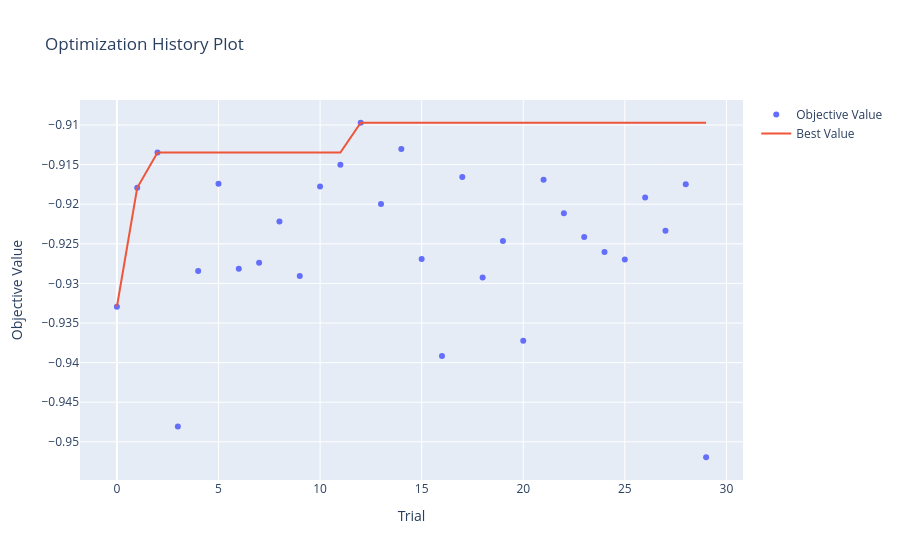
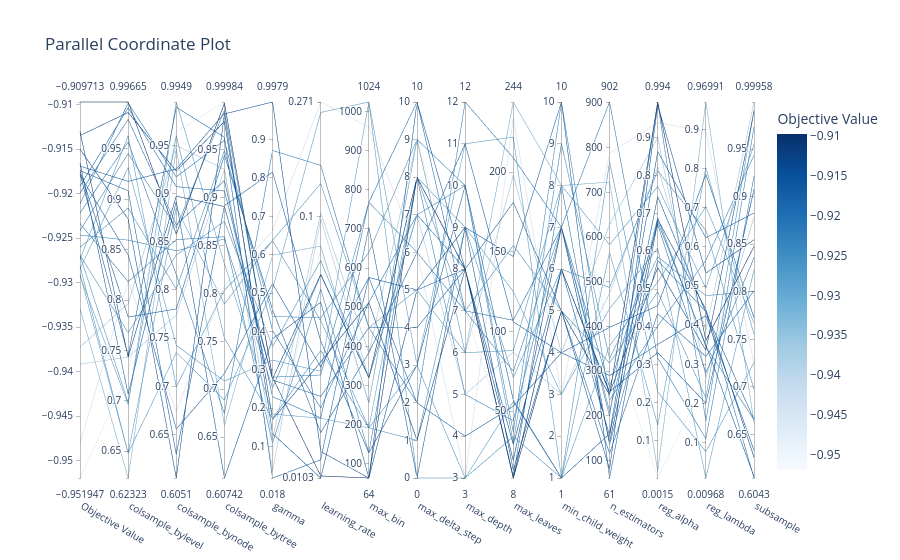
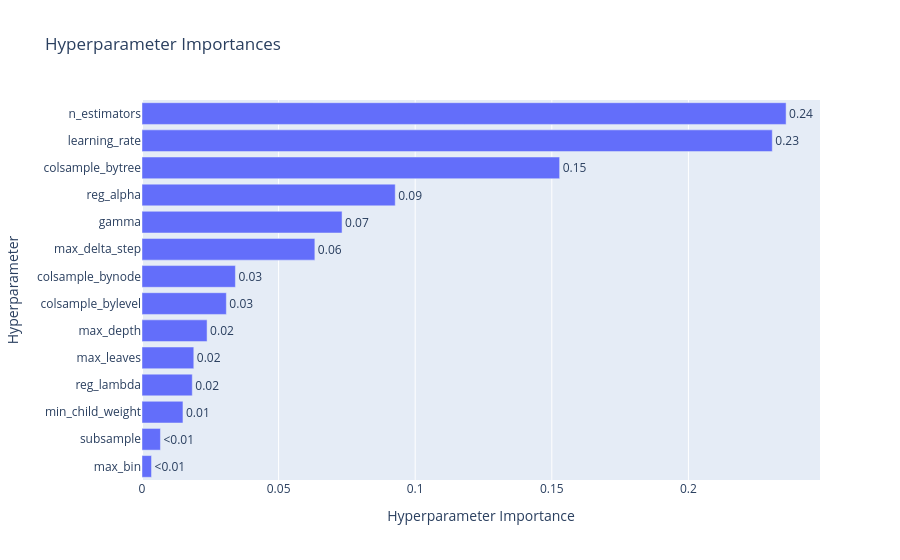

Notebook code cell kept with these figures, in order:
### Code cell
visualization(xgb_model, xgb_study)
print('Initial_result')
initial_resutl(xgb_model)

### Figure 1 — Plotly figure (JSON) as saved in the notebook; plotly's stock layout.template omitted (floating-point values rounded to 4 significant figures)
{"data": [{"mode": "markers", "name": "Objective Value", "type": "scatter", "x": [0, 1, 2, 3, 4, 5, 6, 7, 8, 9, 10, 11, 12, 13, 14, 15, 16, 17, 18, 19, 20, 21, 22, 23, 24, 25, 26, 27, 28, 29], "y": [-0.9329, -0.9179, -0.9135, -0.9481, -0.9284, -0.9174, -0.9281, -0.9274, -0.9222, -0.9291, -0.9178, -0.915, -0.9097, -0.92, -0.913, -0.9269, -0.9392, -0.9166, -0.9292, -0.9247, -0.9372, -0.9169, -0.9211, -0.9242, -0.926, -0.927, -0.9192, -0.9234, -0.9175, -0.9519]}, {"mode": "lines", "name": "Best Value", "type": "scatter", "x": [0, 1, 2, 3, 4, 5, 6, 7, 8, 9, 10, 11, 12, 13, 14, 15, 16, 17, 18, 19, 20, 21, 22, 23, 24, 25, 26, 27, 28, 29], "y": [-0.9329, -0.9179, -0.9135, -0.9135, -0.9135, -0.9135, -0.9135, -0.9135, -0.9135, -0.9135, -0.9135, -0.9135, -0.9097, -0.9097, -0.9097, -0.9097, -0.9097, -0.9097, -0.9097, -0.9097, -0.9097, -0.9097, -0.9097, -0.9097, -0.9097, -0.9097, -0.9097, -0.9097, -0.9097, -0.9097]}, {"marker": {"color": "#cccccc"}, "mode": "markers", "name": "Infeasible Trial", "showlegend": false, "type": "scatter", "x": [], "y": []}], "layout": {"autosize": true, "title": {"text": "Optimization History Plot"}, "xaxis": {"autorange": true, "range": [-1.773, 30.77], "title": {"text": "Trial"}, "type": "linear"}, "yaxis": {"autorange": true, "range": [-0.9554, -0.9062], "title": {"text": "Objective Value"}, "type": "linear"}}}

### Figure 2 — Plotly figure (JSON) as saved in the notebook; plotly's stock layout.template omitted (floating-point values rounded to 4 significant figures)
{"data": [{"dimensions": [{"label": "Objective Value", "range": [-0.9519, -0.9097], "values": [-0.9329, -0.9179, -0.9135, -0.9481, -0.9284, -0.9174, -0.9281, -0.9274, -0.9222, -0.9291, -0.9178, -0.915, -0.9097, -0.92, -0.913, -0.9269, -0.9392, -0.9166, -0.9292, -0.9247, -0.9372, -0.9169, -0.9211, -0.9242, -0.926, -0.927, -0.9192, -0.9234, -0.9175, -0.9519]}, {"label": "colsample_bylevel", "range": [0.6232, 0.9966], "values": [0.6232, 0.8447, 0.9863, 0.8187, 0.9315, 0.9085, 0.6478, 0.963, 0.957, 0.6479, 0.7445, 0.8804, 0.9966, 0.9793, 0.7434, 0.7676, 0.7434, 0.7066, 0.6963, 0.8595, 0.7963, 0.9178, 0.9955, 0.9454, 0.8914, 0.6981, 0.9908, 0.8183, 0.7831, 0.7278]}, {"label": "colsample_bynode", "range": [0.6051, 0.9949], "values": [0.9465, 0.6558, 0.9234, 0.6739, 0.7427, 0.6296, 0.8853, 0.6997, 0.8157, 0.735, 0.9894, 0.6051, 0.8579, 0.8677, 0.8973, 0.8363, 0.774, 0.8918, 0.9949, 0.8407, 0.9499, 0.9256, 0.9173, 0.8644, 0.8008, 0.9601, 0.9071, 0.8522, 0.7803, 0.9638]}, {"label": "colsample_bytree", "range": [0.6074, 0.9998], "values": [0.6624, 0.7165, 0.9796, 0.808, 0.7085, 0.8916, 0.7889, 0.8034, 0.6746, 0.6888, 0.9631, 0.9874, 0.9986, 0.9179, 0.8908, 0.8752, 0.9295, 0.6074, 0.831, 0.8569, 0.9294, 0.9881, 0.9598, 0.9912, 0.9492, 0.7531, 0.907, 0.8593, 0.9442, 0.9998]}, {"label": "gamma", "range": [0.01796, 0.9979], "values": [0.5987, 0.5248, 0.1705, 0.6625, 0.3253, 0.8155, 0.6376, 0.6364, 0.8715, 0.5107, 0.01796, 0.9979, 0.28, 0.2298, 0.2768, 0.3607, 0.03828, 0.3806, 0.1849, 0.2525, 0.1184, 0.1336, 0.4019, 0.2808, 0.439, 0.1733, 0.2735, 0.1093, 0.4563, 0.07711]}, {"label": "learning_rate", "range": [-1.988, -0.5678], "ticktext": ["0.0103", "0.1", "0.271"], "tickvals": [-1.988, -1, -0.5678], "values": [-1.112, -1.568, -1.55, -0.5678, -1.585, -1.471, -0.8762, -1.394, -0.8073, -0.6072, -1.92, -1.888, -1.981, -1.761, -1.219, -1.167, -1.01, -1.324, -1.763, -1.221, -0.9861, -1.988, -1.724, -1.599, -1.383, -1.506, -1.68, -1.275, -1.817, -1.127]}, {"label": "max_bin", "range": [64, 1024], "values": [256, 576, 512, 960, 1024, 128, 448, 192, 448, 1024, 704, 64, 64, 768, 320, 320, 320, 64, 192, 320, 384, 576, 512, 768, 640, 192, 448, 128, 384, 256]}, {"label": "max_delta_step", "range": [0, 10], "values": [9, 2, 1, 6, 0, 3, 5, 3, 2, 3, 0, 5, 8, 10, 8, 8, 7, 10, 8, 7, 9, 5, 7, 6, 9, 1, 4, 8, 6, 9]}, {"label": "max_depth", "range": [3, 12], "values": [6, 4, 8, 3, 3, 10, 6, 3, 12, 11, 9, 9, 8, 7, 8, 7, 5, 8, 9, 10, 6, 8, 8, 7, 10, 9, 8, 5, 11, 7]}, {"label": "max_leaves", "range": [8, 244], "values": [244, 53, 19, 234, 56, 57, 88, 34, 209, 222, 147, 13, 8, 107, 8, 154, 87, 8, 125, 37, 198, 29, 9, 75, 30, 71, 181, 44, 106, 21]}, {"label": "min_child_weight", "range": [1, 10], "values": [8, 4, 7, 3, 1, 1, 8, 1, 7, 1, 10, 5, 5, 7, 6, 5, 3, 6, 3, 10, 4, 6, 8, 7, 9, 6, 5, 7, 4, 9]}, {"label": "n_estimators", "range": [61, 902], "values": [723, 398, 142, 787, 566, 160, 583, 768, 902, 357, 61, 81, 247, 264, 251, 318, 475, 254, 440, 235, 628, 156, 135, 210, 328, 487, 116, 199, 290, 385]}, {"label": "reg_alpha", "range": [0.00145, 0.994], "values": [0.02058, 0.4561, 0.6842, 0.9395, 0.1409, 0.8631, 0.771, 0.2288, 0.318, 0.5188, 0.6783, 0.9865, 0.994, 0.6705, 0.5569, 0.4928, 0.822, 0.3324, 0.6082, 0.4024, 0.8997, 0.7442, 0.5754, 0.6888, 0.5854, 0.812, 0.4352, 0.9929, 0.354, 0.00145]}, {"label": "reg_lambda", "range": [0.009678, 0.9699], "values": [0.9699, 0.7852, 0.4402, 0.8948, 0.8022, 0.6233, 0.4938, 0.07698, 0.1101, 0.703, 0.3496, 0.5329, 0.3607, 0.278, 0.3358, 0.2146, 0.385, 0.2006, 0.009678, 0.5658, 0.2657, 0.4319, 0.4345, 0.345, 0.4754, 0.6422, 0.32, 0.1541, 0.4243, 0.2628]}, {"label": "subsample", "range": [0.6043, 0.9996], "values": [0.6624, 0.7728, 0.626, 0.7247, 0.7555, 0.8827, 0.9549, 0.7257, 0.9215, 0.767, 0.6058, 0.8548, 0.8477, 0.8358, 0.9896, 0.9909, 0.9996, 0.9077, 0.8231, 0.9435, 0.8783, 0.6659, 0.6043, 0.6656, 0.8004, 0.6976, 0.8011, 0.9734, 0.6334, 0.9051]}], "labelangle": 30, "labelside": "bottom", "line": {"color": [-0.9329, -0.9179, -0.9135, -0.9481, -0.9284, -0.9174, -0.9281, -0.9274, -0.9222, -0.9291, -0.9178, -0.915, -0.9097, -0.92, -0.913, -0.9269, -0.9392, -0.9166, -0.9292, -0.9247, -0.9372, -0.9169, -0.9211, -0.9242, -0.926, -0.927, -0.9192, -0.9234, -0.9175, -0.9519], "colorbar": {"title": {"text": "Objective Value"}}, "colorscale": [[0, "rgb(247,251,255)"], [0.125, "rgb(222,235,247)"], [0.25, "rgb(198,219,239)"], [0.375, "rgb(158,202,225)"], [0.5, "rgb(107,174,214)"], [0.625, "rgb(66,146,198)"], [0.75, "rgb(33,113,181)"], [0.875, "rgb(8,81,156)"], [1, "rgb(8,48,107)"]], "reversescale": false, "showscale": true}, "type": "parcoords"}], "layout": {"autosize": true, "title": {"text": "Parallel Coordinate Plot"}}}

### Figure 3 — Plotly figure (JSON) as saved in the notebook; plotly's stock layout.template omitted (floating-point values rounded to 4 significant figures)
{"data": [{"cliponaxis": false, "hovertemplate": ["max_bin (IntDistribution): 0.0034863244571215765<extra></extra>", "subsample (FloatDistribution): 0.006754848742196659<extra></extra>", "min_child_weight (IntDistribution): 0.014993372308491269<extra></extra>", "reg_lambda (FloatDistribution): 0.01840457943433327<extra></extra>", "max_leaves (IntDistribution): 0.018958103123631602<extra></extra>", "max_depth (IntDistribution): 0.023819733616123346<extra></extra>", "colsample_bylevel (FloatDistribution): 0.03087349118730849<extra></extra>", "colsample_bynode (FloatDistribution): 0.034188891203602634<extra></extra>", "max_delta_step (IntDistribution): 0.06327221038387766<extra></extra>", "gamma (FloatDistribution): 0.07322740187763542<extra></extra>", "reg_alpha (FloatDistribution): 0.09269178364325034<extra></extra>", "colsample_bytree (FloatDistribution): 0.15286545802595874<extra></extra>", "learning_rate (FloatDistribution): 0.23070499121318652<extra></extra>", "n_estimators (IntDistribution): 0.23575881078328229<extra></extra>"], "name": "Objective Value", "orientation": "h", "text": ["<0.01", "<0.01", "0.01", "0.02", "0.02", "0.02", "0.03", "0.03", "0.06", "0.07", "0.09", "0.15", "0.23", "0.24"], "textposition": "outside", "type": "bar", "x": [0.003486, 0.006755, 0.01499, 0.0184, 0.01896, 0.02382, 0.03087, 0.03419, 0.06327, 0.07323, 0.09269, 0.1529, 0.2307, 0.2358], "y": ["max_bin", "subsample", "min_child_weight", "reg_lambda", "max_leaves", "max_depth", "colsample_bylevel", "colsample_bynode", "max_delta_step", "gamma", "reg_alpha", "colsample_bytree", "learning_rate", "n_estimators"]}], "layout": {"autosize": true, "title": {"text": "Hyperparameter Importances"}, "xaxis": {"autorange": true, "range": [0, 0.2482], "title": {"text": "Hyperparameter Importance"}, "type": "linear"}, "yaxis": {"autorange": true, "range": [-0.5, 13.5], "title": {"text": "Hyperparameter"}, "type": "category"}}}
